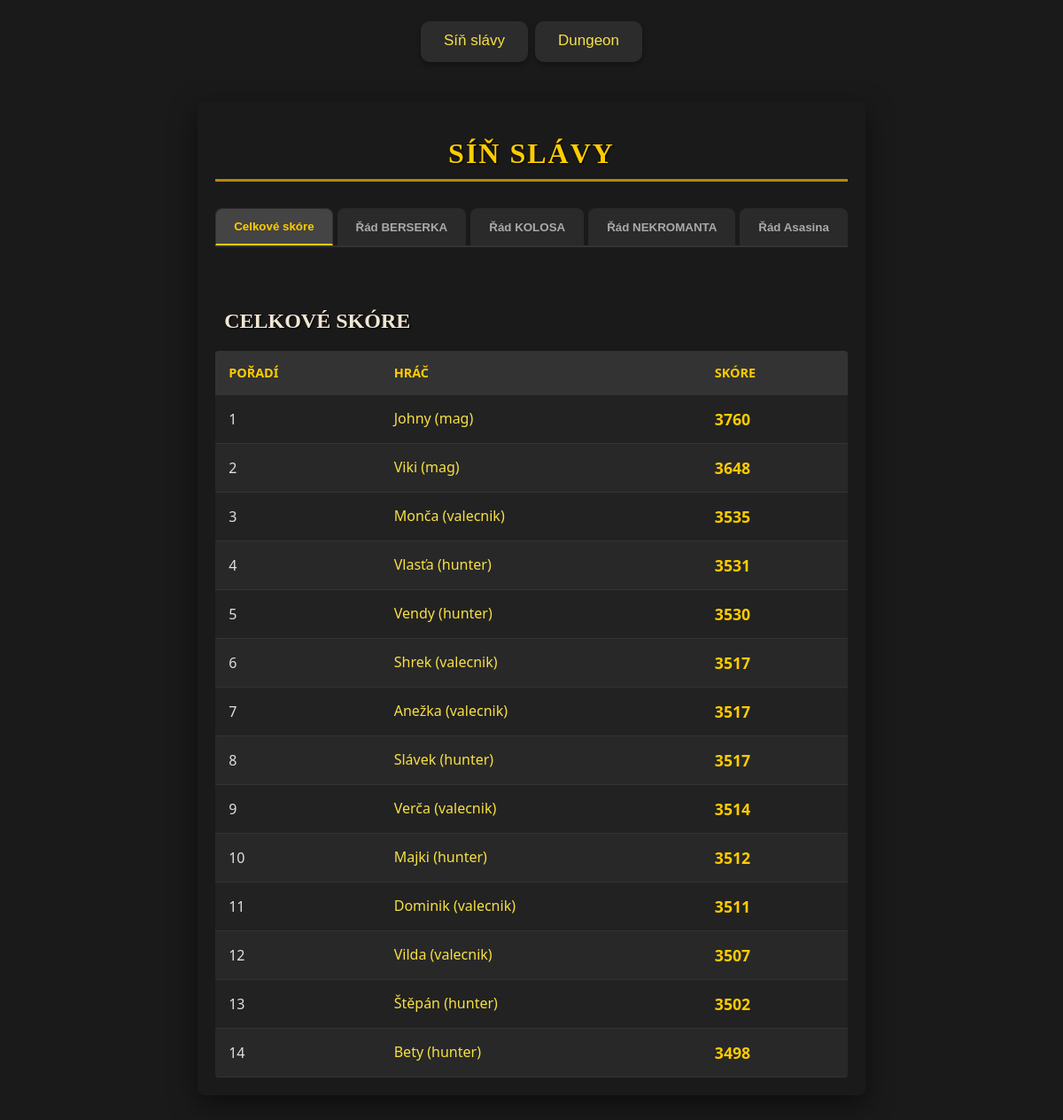
The app's page /leaderboard with its own data.
### game/models.py (models this page shows, shortened)
class player(models.Model):
    profile_img = models.ImageField(upload_to='profile_images/', blank=True, null=True)
    role_img_id = models.IntegerField(blank=True, null=True) # 1 = mág, 2 = hunter, 3 = warrior
    gender = models.CharField(max_length=10, blank=True, null=True)
    active = models.BooleanField(default=False)
    name = models.CharField(max_length=100, blank=True)
    lvl = models.IntegerField(default=1, blank=True)
    xp = models.IntegerField(default=0, blank=True)
    xp_need = models.IntegerField(default=50, blank=True)
    score_dmg_delt = models.IntegerField(default=0, blank=True)
    score_dmg_taken = models.IntegerField(default=0, blank=True)
    score_death_counter = models.IntegerField(default=0, blank=True)
    score_best_dmg = models.IntegerField(default=0, blank=True)
    score = models.IntegerField(default=0, blank=True)
    quest_refresh = models.IntegerField(default=1)
    energie = models.IntegerField(default=200, blank=True, validators=[MinValueValidator(0), MaxValueValidator(200)])
    last_energy_update = models.DateTimeField(default=timezone.now)
    skill_points = models.IntegerField(default=0, blank=True)
    panak = models.IntegerField(default=0, blank=True)
    maly_kelimek = models.IntegerField(default=0, blank=True)
    velky_kelimek = models.IntegerField(default=0, blank=True)
    povolani = models.CharField(max_length=50, blank=True, default='nic')
    dmg = models.IntegerField(blank=True, default= 1)
    dmg_koef = models.FloatField(blank=True, default= 1)
    dmg_now = models.FloatField(blank=True, default= 1)
    armor = models.IntegerField(blank=True, default= 1)
    armor_koef = models.FloatField(blank=True, default= 1)
    armor_now = models.FloatField(blank=True, default= 1)
    hp = models.IntegerField(blank=True, default=1)
    hp_koef = models.FloatField(blank=True, default=1)
    hp_now = models.FloatField(blank=True, default=1)
    hp_actual_fight = models.IntegerField(blank=True, default=1)

### game/views.py (the view)
# urls.py: path('leaderboard', views.leaderboard, name='leaderboard'),
def leaderboard(request):
    all_players = player.objects.all().filter(active=True)
    all_achivements = achievements.objects.all().filter(player__active=True)
    total_dmg_delt = all_achivements.order_by('total_dmg_delt').reverse()
    total_dmg_taken = all_achivements.order_by('total_dmg_taken').reverse()
    death_counter = all_achivements.order_by('death_counter')
    best_dmg = all_achivements.order_by('best_dmg_delt').reverse()
    total_score = all_players.order_by('score').reverse()
    score_dmg_delt = all_players.order_by('score_dmg_delt').reverse()
    score_dmg_taken = all_players.order_by('score_dmg_taken').reverse()
    score_death_counter = all_players.order_by('score_death_counter').reverse()
    score_best_dmg = all_players.order_by('score_best_dmg').reverse()
    return render(request, 'game/leaderboard.html', {
        'all_players': all_players,
        'total_score': total_score,
        'score_dmg_delt': score_dmg_delt,
        'score_dmg_taken': score_dmg_taken,
        'score_death_counter': score_death_counter,
        'score_best_dmg': score_best_dmg,
        'total_dmg_delt': total_dmg_delt,
        'total_dmg_taken': total_dmg_taken,
        'death_counter': death_counter,
        'best_dmg': best_dmg,
        })

### game/templates/game/leaderboard.html (shortened to what this page needs)
{% extends "base.html" %}
{% load static %}
{% block styly %}
    <link rel="stylesheet" href="{% static 'game/leaderboard.css' %}">
{% endblock styly %}
{% block content %}
<div class="leaderboard-wrapper">
    <h1 class="leaderboard-title">Síň slávy</h1>
    <div class="leaderboard-tabs" style="margin-bottom: 20px;">
        <button class="tab-btn active" onclick="showLeaderboard('total_score')">Celkové skóre</button>
        <button class="tab-btn" onclick="showLeaderboard('dmg_delt')">Řád BERSERKA</button>
        <button class="tab-btn" onclick="showLeaderboard('dmg_taken')">Řád KOLOSA</button>
        <button class="tab-btn" onclick="showLeaderboard('death_counter')">Řád NEKROMANTA</button>
        <button class="tab-btn" onclick="showLeaderboard('best_dmg')">Řád Asasina</button>
    </div>
    <div class="leaderboard-content">
        <div id="total_score" class="leaderboard-pane active">
            <h2>Celkové skóre</h2>
            <table class="pnp-table">
                <thead>
                    <tr><th>Pořadí</th><th>Hráč</th><th>Skóre</th></tr>
                </thead>
                <tbody>
                    {% for p in total_score %}
                    <tr>
                        <td>{{ forloop.counter }}</td>
                        <td class="player-name"> <a href="{% url 'player_info' p.id %}">{{ p.name }} ({{ p.povolani }})</a></td>
                        <td class="value-highlight">{{ p.score }}</td>
                    </tr>
                    {% endfor %}
                </tbody>
            </table>
        </div>
    </div>
</div>
{% endblock content %}

### static/app.css (style rules this page uses)
body { background-color: #1a1a1a; color: #f0e6d2; font-family: 'Georgia', serif; margin: 0; padding: 20px; display: flex; flex-direction: column; align-items: center; position: relative; z-index: 1; }
body::before { content: ""; position: fixed; top: 0; left: 0; width: 100%; height: 100%; background-image: url('/media/pnp_logo.png'); background-repeat: no-repeat; background-size: cover; background-position: center; opacity: 0.05; z-index: -1; }
h1, h2, h3, h4 { color: #ffd700; text-shadow: 1px 1px 2px #000000; font-family: 'Trajan Pro', serif; text-transform: uppercase; }
h1 { border-bottom: 3px solid #b8860b; padding-bottom: 10px; margin-bottom: 25px; text-align: center; }
h2 { margin-top: 30px; color: #f0e6d2; font-size: 1.5rem; padding-left: 10px; }
a { color: #f7e044; text-decoration: none; font-weight: 500; position: relative; display: inline-block; padding-bottom: 2px; transition: color 0.3s ease; }
a::after { content: ''; position: absolute; width: 100%; height: 2px; bottom: 0; left: 0; background-color: #f7e044; transform: scaleX(0); transform-origin: bottom right; transition: transform 0.3s ease-out; }

### game/static/game/leaderboard.css (style rules this page uses)
.leaderboard-wrapper { max-width: 1000px; margin: 40px auto; background-color: #1a1a1a; color: #e0e0e0; padding: 20px; border-radius: 8px; box-shadow: 0 10px 30px rgba(0,0,0,0.5); font-family: 'Segoe UI', Tahoma, Geneva, Verdana, sans-serif; }
.leaderboard-title { text-align: center; color: #ffcc00; text-transform: uppercase; letter-spacing: 2px; margin-bottom: 30px; }
.leaderboard-tabs { display: flex; justify-content: center; gap: 5px; margin-bottom: 0; border-bottom: 2px solid #333; }
.tab-btn { padding: 12px 20px; background: #2a2a2a; border: none; color: #aaa; cursor: pointer; font-weight: bold; border-radius: 8px 8px 0 0; transition: all 0.3s ease; border: 1px solid transparent; }
.tab-btn.active { background: #444; color: #ffcc00; border: 1px solid #333; border-bottom: 2px solid #ffcc00; }
.leaderboard-pane { display: none; padding-top: 20px; }
.leaderboard-pane.active { display: block; animation: fadeIn 0.4s ease; }
.pnp-table { width: 100%; border-collapse: collapse; background-color: #222; overflow: hidden; border-radius: 4px; }
.pnp-table thead { background-color: #333; color: #ffcc00; }
.pnp-table th, .pnp-table td { padding: 15px; text-align: left; border-bottom: 1px solid #333; }
.pnp-table th { text-transform: uppercase; font-size: 0.9rem; }
.pnp-table tbody tr:nth-child(even) { background-color: #282828; }
.player-name { font-weight: bold; color: #fff; }
.value-highlight { color: #ffcc00; font-size: 1.1rem; font-weight: bold; }

### records on screen
player: name "Johny", povolani "mag", score "3760"
player: name "Viki", povolani "mag", score "3648"
player: name "Monča", povolani "valecnik", score "3535"
player: name "Vlasťa", povolani "hunter", score "3531"
player: name "Vendy", povolani "hunter", score "3530"
player: name "Shrek", povolani "valecnik", score "3517"
player: name "Anežka", povolani "valecnik", score "3517"
player: name "Slávek", povolani "hunter", score "3517"
player: name "Verča", povolani "valecnik", score "3514"
player: name "Majki", povolani "hunter", score "3512"
player: name "Dominik", povolani "valecnik", score "3511"
player: name "Vilda", povolani "valecnik", score "3507"
player: name "Štěpán", povolani "hunter", score "3502"
player: name "Bety", povolani "hunter", score "3498"
